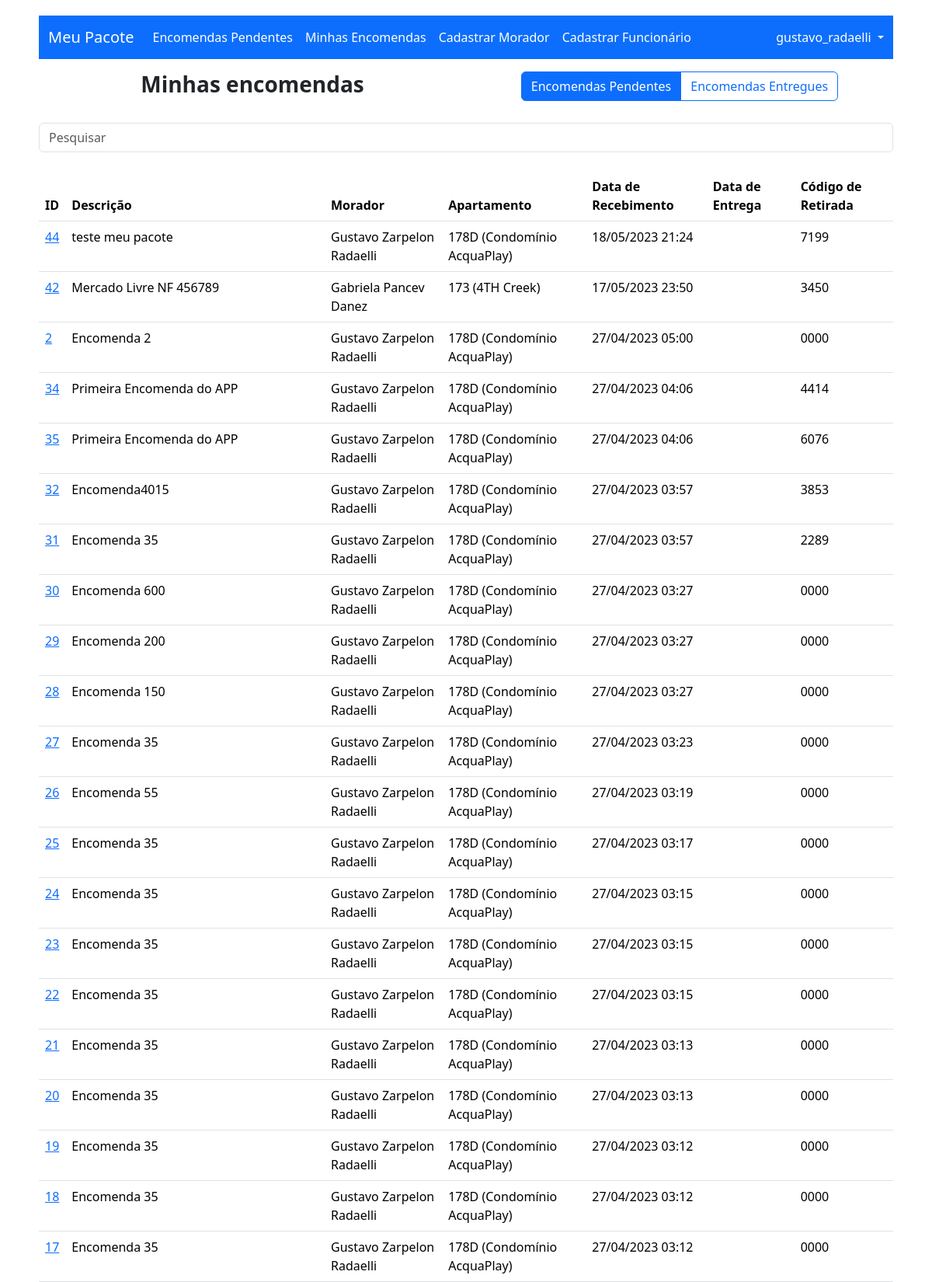
/minhas_encomendas/ (signed in, upper part), run on the app's committed database.
### app_meu_pacote/models.py (models this page shows, shortened)
class Encomenda(models.Model):
    id = models.AutoField(primary_key=True)
    morador = models.ForeignKey(Morador, on_delete=models.CASCADE)
    descricao = models.CharField(max_length=100)
    data_hora_recebimento = models.DateTimeField()
    data_hora_entrega = models.DateTimeField(blank=True, null=True)
    codigo_retirada = models.CharField(max_length=4, default='0000')
    funcionario_recebimento = models.ForeignKey(Funcionario, on_delete=models.CASCADE, related_name='funcionario_recebimento')
    funcionario_entrega = models.ForeignKey(Funcionario, on_delete=models.CASCADE, related_name='funcionario_entrega', blank=True, null=True)

class Morador(models.Model):
    id = models.AutoField(primary_key=True)
    user = models.OneToOneField(User, on_delete=models.CASCADE)
    nome = models.CharField(max_length=100)
    apartamento = models.ForeignKey(Apartamento, on_delete=models.CASCADE, related_name='apartamentos')
    email = models.EmailField()
    telefone = models.CharField(max_length=20)

class Apartamento(models.Model):
    id = models.AutoField(primary_key=True)
    numero = models.CharField(max_length=10)
    condominio = models.ForeignKey(Condominio, on_delete=models.CASCADE, related_name='apartamentos')
    def __str__(self):
        return f"{self.numero} ({self.condominio})"

class Condominio(models.Model):
    id = models.AutoField(primary_key=True)
    nome = models.CharField(max_length=100)
    endereco = models.CharField(max_length=100)
    telefone = models.CharField(max_length=20)
    email = models.EmailField()
    def __str__(self) -> str:
        return self.nome

### app_meu_pacote/views.py (the view)
# urls.py: path('minhas_encomendas/', app_meu_pacote_views.minhas_encomendas, name='minhas_encomendas'),
def minhas_encomendas(request):
    if not request.user.is_authenticated:
        return redirect('index') # issue ---> precisa redirecionar para a página de login
    encomendas = Encomenda.objects.all().order_by('data_hora_recebimento').reverse()
    moradores = Morador.objects.all()
    context = {'encomendas': encomendas, 'moradores': moradores}
    return render(request, 'minhas_encomendas.html', context)

### app_meu_pacote/templates/minhas_encomendas.html (shortened to what this page needs)
{% extends 'base.html' %}
{% block content %}
<div class="container mt-3">
  <div class="row">
    <div class="col order-first text-center">
      <h3 class="text-center fw-bold">Minhas encomendas</h3>
    </div>
    <div class="col order-last text-center">
      <div class="btn-group" role="group" aria-label="Basic radio toggle button group">
        <label class="btn btn-outline-primary" for="btnradio1">Encomendas Pendentes</label>
        <label class="btn btn-outline-primary" for="btnradio2">Encomendas Entregues</label>
      </div>
    </div>
  </div>
</div>
<br>
{% if encomendas %}
<input class="form-control" id="myInput" type="text" placeholder="Pesquisar">
<br>
<table class="table">
  <thead>
    <tr>
      <th>ID</th>
      <th>Descrição</th>
      <th>Morador</th>
      <th>Apartamento</th>
      <th>Data de Recebimento</th>
      <th>Data de Entrega</th>
      <th>Código de Retirada</th>
    </tr>
  </thead>
  <tbody>
    {% for encomenda in encomendas %}
    <tr>
        <td><a href="/encomenda/{{encomenda.id}}">{{ encomenda.id }}</td>
        <td>{{ encomenda.descricao }}</td>
        <td>{{ encomenda.morador.nome }}</td>
        <td>{{ encomenda.morador.apartamento }}</td>
        <td>{{ encomenda.data_hora_recebimento|date:'d/m/Y H:i' }}</td>
        {% if encomenda.data_hora_entrega %}
        <td>{{ encomenda.data_hora_entrega|date:'d/m/Y H:i' }}</td>
        {% else %}
        <td></td>
        {% endif %}
        <td>{{ encomenda.codigo_retirada }}</td>
    </tr>
    {% endfor %}
  </tbody>
</table>
{% else %}
<p>Não há encomendas pendentes no momento.</p>
{% endif %}
{% endblock %}

### app_meu_pacote/templates/base.html (shortened to what this page needs)
{% load static %}
<!DOCTYPE html>
<html lang="pt-br">
<head>
  <link rel="stylesheet" href="{% static 'css/styles.css' %}">
  {% block head %}
  {% load bootstrap5 %}
  {% bootstrap_css %}
  {% endblock %}
</head>
<body>
  <header>
    <nav class="navbar navbar-expand-lg navbar-dark bg-primary">
      <div class="container-fluid">
        <a class="navbar-brand" href="..">Meu Pacote</a>
        <div class="collapse navbar-collapse" id="navbarSupportedContent">
          <ul class="navbar-nav me-auto mb-2 mb-lg-0">
            <li class="nav-item">
              <a class="nav-link active" href="/encomendas_pendentes">Encomendas Pendentes</a>
            </li>
            <li class="nav-item">
              <a class="nav-link active" href="/minhas_encomendas">Minhas Encomendas</a>
            </li>
            <li class="nav-item">
              <a class="nav-link active" href="/cadastrar_morador">Cadastrar Morador</a>
            </li>
            <li class="nav-item">
              <a class="nav-link active" href="/cadastrar_funcionario">Cadastrar Funcionário</a>
            </li>
          </ul>
          {% if user.is_authenticated %}
          <li class="nav-item dropdown d-flex">
            <a class="nav-link dropdown-toggle text-white me-auto" href="#" id="navbarDropdown" role="button" data-bs-toggle="dropdown" aria-expanded="false">
              {{ user.username }}
            </a>
          </li>
          {% endif %}
        </div>
      </div>
    </nav>
  </header>
  <main>
    {% block content %}
    {% endblock %}
  </main>
</body>
</html>

### app_meu_pacote/static/css/styles.css (style rules this page uses)
html { margin-left: 50px; margin-right: 50px; margin-top: 20px; margin-bottom: 20px; }
table { border-collapse: collapse; width: 100%; margin-bottom: 1rem; }
th, td { text-align: left; padding: 0.5rem; border-bottom: 1px solid #ddd; }
th { background-color: #f5f5f5; }

### data on the page
Encomenda: id "44", descricao "teste meu pacote", morador.nome "Gustavo Zarpelon Radaelli", morador.apartamento "178D (Condomínio AcquaPlay)", data_hora_recebimento "18/05/2023 21:24", codigo_retirada "7199"
Encomenda: id "42", descricao "Mercado Livre NF 456789", morador.nome "Gabriela Pancev Danez", morador.apartamento "173 (4TH Creek)", data_hora_recebimento "17/05/2023 23:50", codigo_retirada "3450"
Encomenda: id "2", descricao "Encomenda 2", morador.nome "Gustavo Zarpelon Radaelli", morador.apartamento "178D (Condomínio AcquaPlay)", data_hora_recebimento "27/04/2023 05:00", codigo_retirada "0000"
Encomenda: id "34", descricao "Primeira Encomenda do APP", morador.nome "Gustavo Zarpelon Radaelli", morador.apartamento "178D (Condomínio AcquaPlay)", data_hora_recebimento "27/04/2023 04:06", codigo_retirada "4414"
Encomenda: id "35", descricao "Primeira Encomenda do APP", morador.nome "Gustavo Zarpelon Radaelli", morador.apartamento "178D (Condomínio AcquaPlay)", data_hora_recebimento "27/04/2023 04:06", codigo_retirada "6076"
Encomenda: id "32", descricao "Encomenda4015", morador.nome "Gustavo Zarpelon Radaelli", morador.apartamento "178D (Condomínio AcquaPlay)", data_hora_recebimento "27/04/2023 03:57", codigo_retirada "3853"
Encomenda: id "31", descricao "Encomenda 35", morador.nome "Gustavo Zarpelon Radaelli", morador.apartamento "178D (Condomínio AcquaPlay)", data_hora_recebimento "27/04/2023 03:57", codigo_retirada "2289"
Encomenda: id "30", descricao "Encomenda 600", morador.nome "Gustavo Zarpelon Radaelli", morador.apartamento "178D (Condomínio AcquaPlay)", data_hora_recebimento "27/04/2023 03:27", codigo_retirada "0000"
Encomenda: id "29", descricao "Encomenda 200", morador.nome "Gustavo Zarpelon Radaelli", morador.apartamento "178D (Condomínio AcquaPlay)", data_hora_recebimento "27/04/2023 03:27", codigo_retirada "0000"
Encomenda: id "28", descricao "Encomenda 150", morador.nome "Gustavo Zarpelon Radaelli", morador.apartamento "178D (Condomínio AcquaPlay)", data_hora_recebimento "27/04/2023 03:27", codigo_retirada "0000"
Encomenda: id "27", descricao "Encomenda 35", morador.nome "Gustavo Zarpelon Radaelli", morador.apartamento "178D (Condomínio AcquaPlay)", data_hora_recebimento "27/04/2023 03:23", codigo_retirada "0000"
Encomenda: id "26", descricao "Encomenda 55", morador.nome "Gustavo Zarpelon Radaelli", morador.apartamento "178D (Condomínio AcquaPlay)", data_hora_recebimento "27/04/2023 03:19", codigo_retirada "0000"
Encomenda: id "25", descricao "Encomenda 35", morador.nome "Gustavo Zarpelon Radaelli", morador.apartamento "178D (Condomínio AcquaPlay)", data_hora_recebimento "27/04/2023 03:17", codigo_retirada "0000"
Encomenda: id "24", descricao "Encomenda 35", morador.nome "Gustavo Zarpelon Radaelli", morador.apartamento "178D (Condomínio AcquaPlay)", data_hora_recebimento "27/04/2023 03:15", codigo_retirada "0000"
Encomenda: id "23", descricao "Encomenda 35", morador.nome "Gustavo Zarpelon Radaelli", morador.apartamento "178D (Condomínio AcquaPlay)", data_hora_recebimento "27/04/2023 03:15", codigo_retirada "0000"
Encomenda: id "22", descricao "Encomenda 35", morador.nome "Gustavo Zarpelon Radaelli", morador.apartamento "178D (Condomínio AcquaPlay)", data_hora_recebimento "27/04/2023 03:15", codigo_retirada "0000"
Encomenda: id "21", descricao "Encomenda 35", morador.nome "Gustavo Zarpelon Radaelli", morador.apartamento "178D (Condomínio AcquaPlay)", data_hora_recebimento "27/04/2023 03:13", codigo_retirada "0000"
Encomenda: id "20", descricao "Encomenda 35", morador.nome "Gustavo Zarpelon Radaelli", morador.apartamento "178D (Condomínio AcquaPlay)", data_hora_recebimento "27/04/2023 03:13", codigo_retirada "0000"
Encomenda: id "19", descricao "Encomenda 35", morador.nome "Gustavo Zarpelon Radaelli", morador.apartamento "178D (Condomínio AcquaPlay)", data_hora_recebimento "27/04/2023 03:12", codigo_retirada "0000"
Encomenda: id "18", descricao "Encomenda 35", morador.nome "Gustavo Zarpelon Radaelli", morador.apartamento "178D (Condomínio AcquaPlay)", data_hora_recebimento "27/04/2023 03:12", codigo_retirada "0000"
Encomenda: id "17", descricao "Encomenda 35", morador.nome "Gustavo Zarpelon Radaelli", morador.apartamento "178D (Condomínio AcquaPlay)", data_hora_recebimento "27/04/2023 03:12", codigo_retirada "0000"

### other printed values
{{ user.username }} "gustavo_radaelli"
